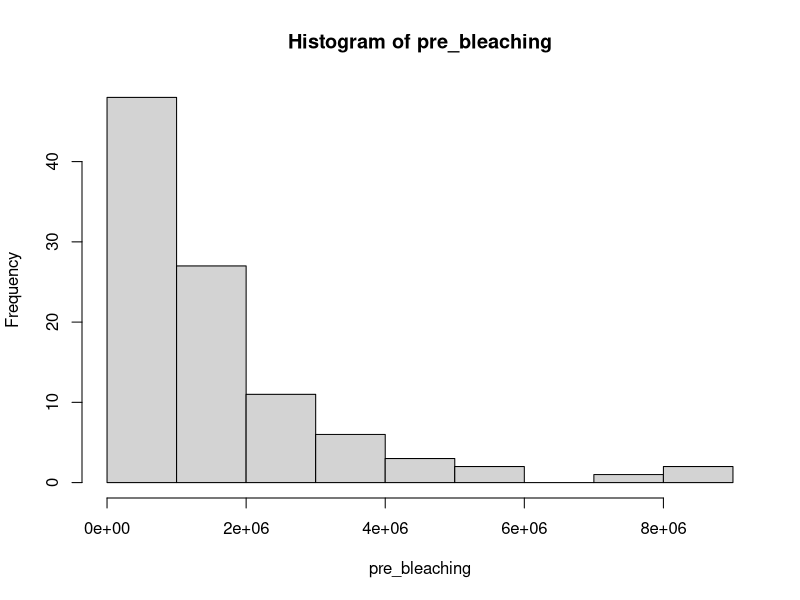
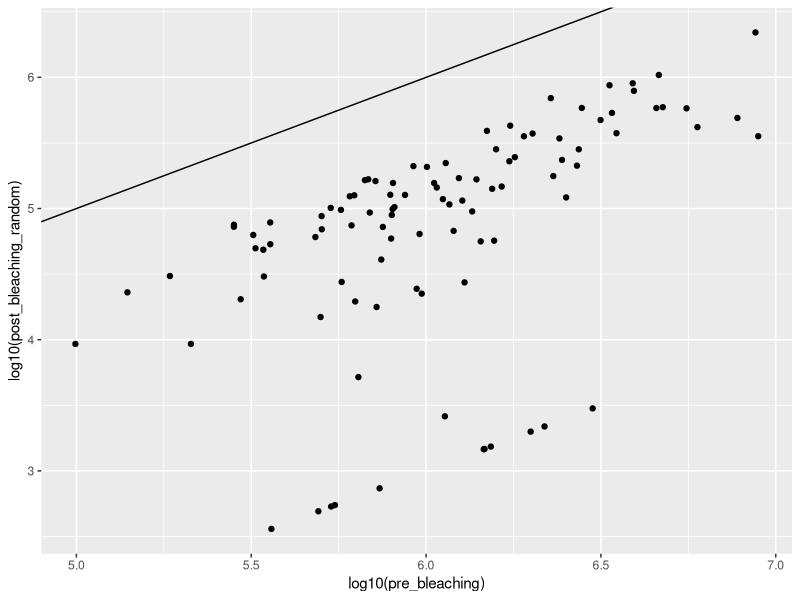
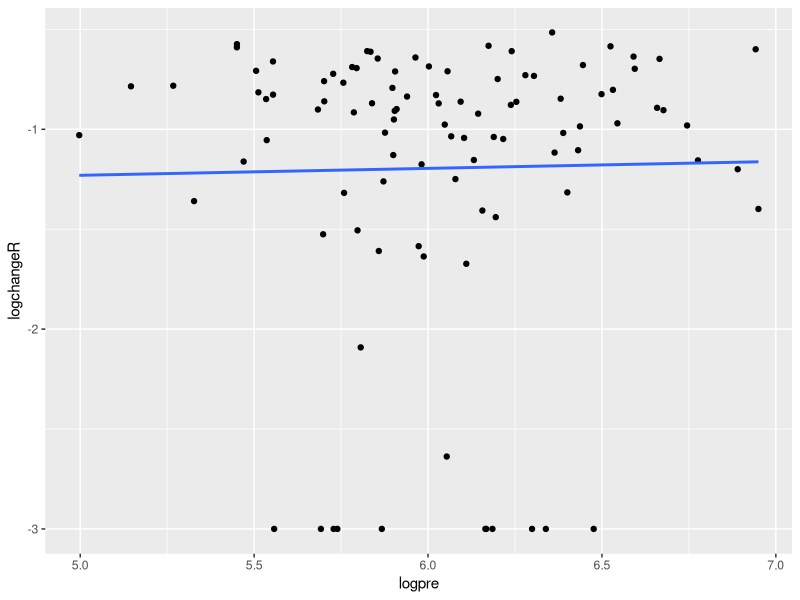
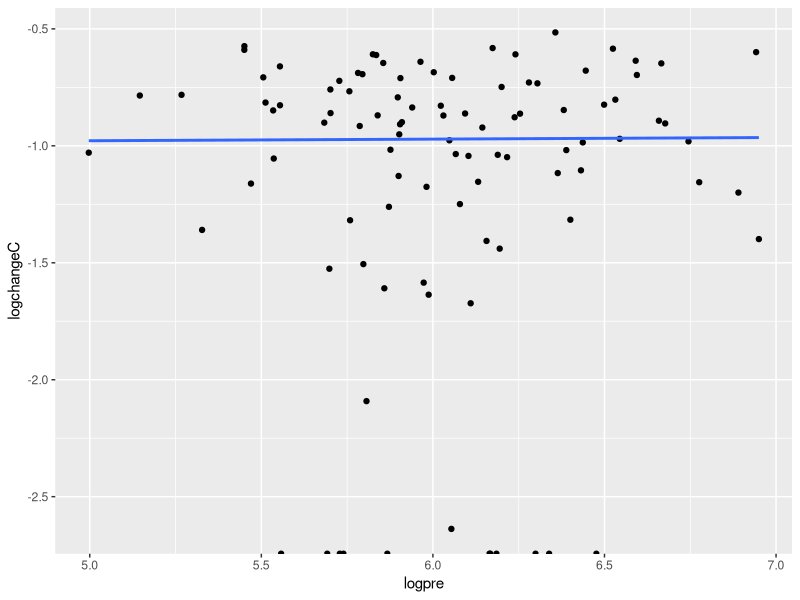
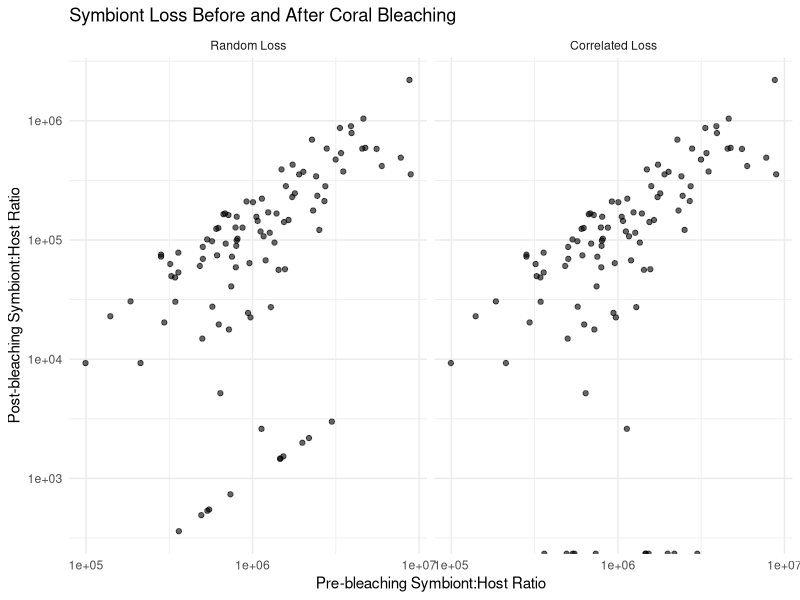

Reproduce these figures in R, in order.
library(tidyverse)
set.seed(123)  # for reproducibility

# Simulate pre-bleaching symbiont to host cell ratios (log-normal with geometric mean = 1 million)
n <- 100  # number of corals
geo_mean <- 1e6
log_sd <- 1  # standard deviation on the log scale

# Log-normal distribution: meanlog = log(geo_mean), sdlog = log_sd
pre_bleaching <- rlnorm(n, meanlog = log(geo_mean), sdlog = log_sd)
hist(pre_bleaching)

# Shared random component: noise added to a mean of 75% loss
base_loss <- 0.90
noise_sd <- 0.1
loss_noise_shared <- rnorm(n, mean = 0, sd = noise_sd)

# Scenario 1: Only random variation
loss_proportion_random <- base_loss + loss_noise_shared
# Cap only at a maximum of 100% loss (i.e., min post = 0), allow negative loss (i.e., gains)
loss_proportion_random <- pmin(loss_proportion_random, 0.999)
post_bleaching_random <- pre_bleaching * (1 - loss_proportion_random)

# Scenario 2: Same random variation + systematic effect from pre-bleaching ratio
a <- 0  # strength of systematic effect
log_pre <- log10(pre_bleaching)
systematic_component <- a * (log_pre - mean(log_pre))  # centered around 0

loss_proportion_correlated <- base_loss + loss_noise_shared + systematic_component
loss_proportion_correlated <- pmin(loss_proportion_correlated, 1)
post_bleaching_correlated <- pre_bleaching * (1 - loss_proportion_correlated)

# Combine into a dataframe
df <- tibble(
  coral_id = 1:n,
  pre_bleaching = pre_bleaching,
  logpre = log_pre,
  post_bleaching_random = post_bleaching_random,
  post_bleaching_correlated = post_bleaching_correlated,
  logchangeR = log10(post_bleaching_random/pre_bleaching),
  logchangeC = log10(post_bleaching_correlated/pre_bleaching)
)

df
# Visualize
ggplot(df, aes(x = log10(pre_bleaching), y = log10(post_bleaching_random))) +
  geom_point() +
  geom_abline(aes(slope = 1, intercept = 0))

# Create log ratios
df <- df %>%
  mutate(logpre = log10(pre_bleaching),
         )

ggplot(df, aes(x = logpre, y = logchangeR)) + 
  geom_point() +
  geom_smooth(method = "lm", se = FALSE)

ggplot(df, aes(x = logpre, y = logchangeC)) + 
  geom_point() +
  geom_smooth(method = "lm", se = FALSE)














library(ggplot2)

# Long format for plotting
df_long <- df %>%
  pivot_longer(cols = starts_with("post_bleaching"), 
               names_to = "scenario", 
               values_to = "post_bleaching") %>%
  mutate(scenario = factor(scenario, 
                           levels = c("post_bleaching_random", "post_bleaching_correlated"),
                           labels = c("Random Loss", "Correlated Loss")))

# Plot
ggplot(df_long, aes(x = pre_bleaching, y = post_bleaching)) +
  geom_point(alpha = 0.6) +
  scale_x_log10() +
  scale_y_log10() +
  facet_wrap(~scenario) +
  labs(x = "Pre-bleaching Symbiont:Host Ratio",
       y = "Post-bleaching Symbiont:Host Ratio",
       title = "Symbiont Loss Before and After Coral Bleaching") +
  theme_minimal()

